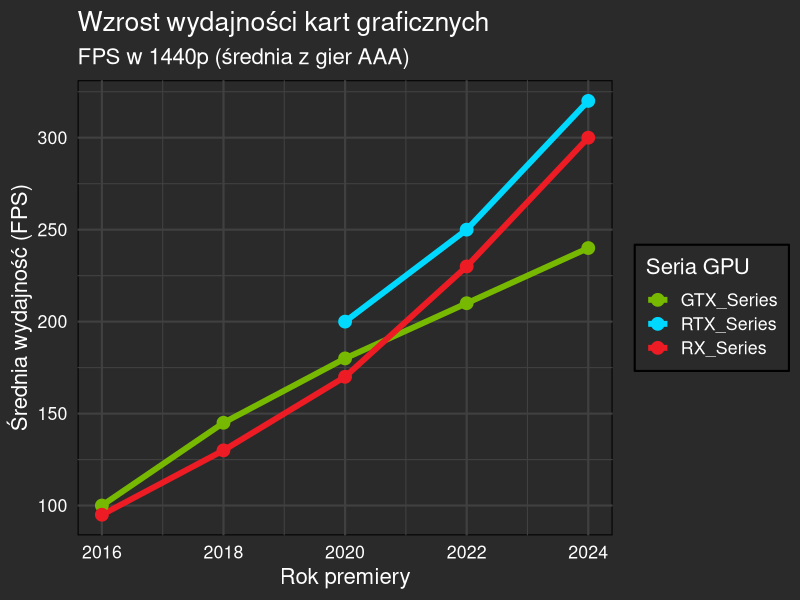
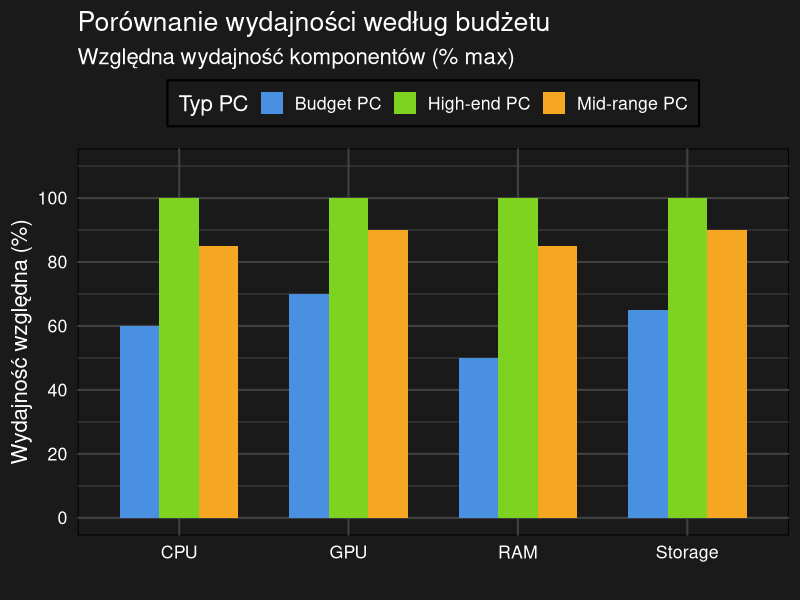
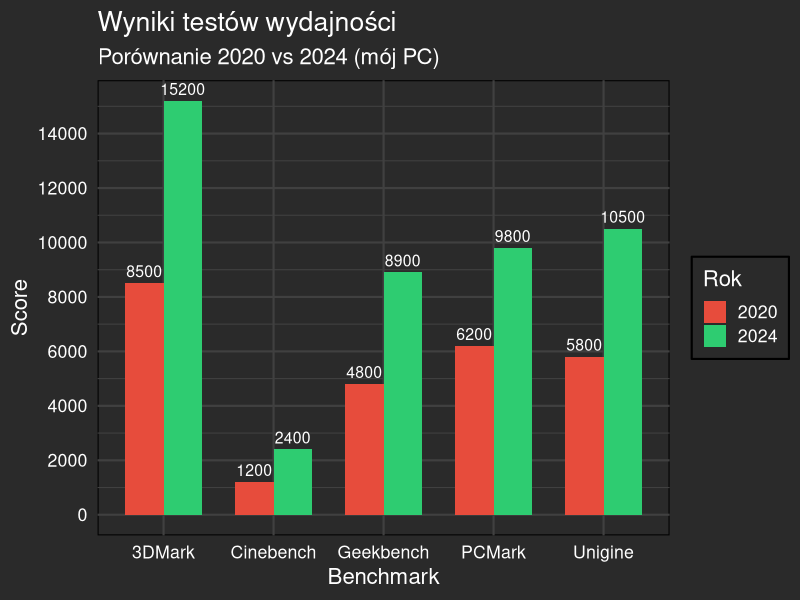
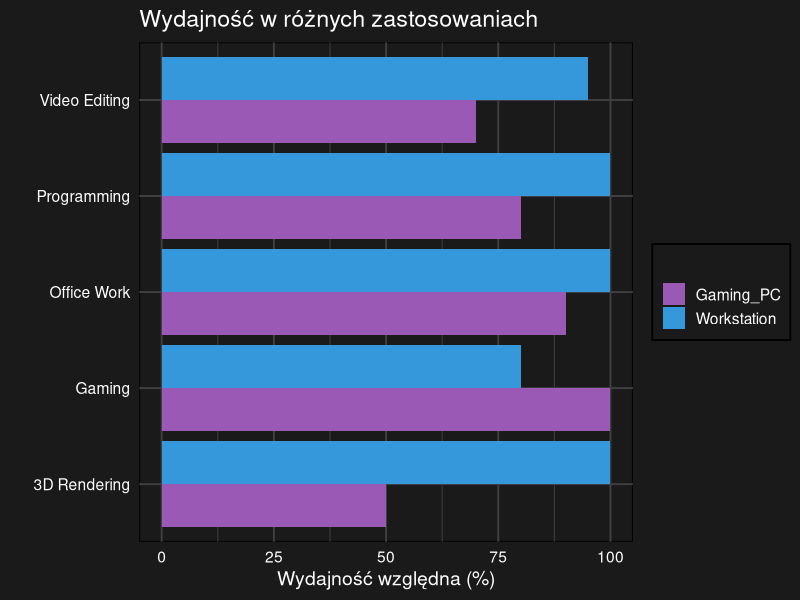

The R source for these figures, in order:
## ---- chunk 1
#| echo: false
#| fig-width: 10
#| fig-height: 6

library(ggplot2)
library(dplyr)

# Dane o ewolucji GPU
gpu_evolution <- data.frame(
  Rok = c(2016, 2018, 2020, 2022, 2024),
  GTX_Series = c(100, 145, 180, 210, 240),
  RTX_Series = c(NA, NA, 200, 250, 320),
  RX_Series = c(95, 130, 170, 230, 300)
)

gpu_evolution_long <- tidyr::pivot_longer(gpu_evolution, 
                                          cols = -Rok, 
                                          names_to = "Series", 
                                          values_to = "FPS")

ggplot(gpu_evolution_long, aes(x = Rok, y = FPS, color = Series, group = Series)) +
  geom_line(size = 2, na.rm = TRUE) +
  geom_point(size = 4, na.rm = TRUE) +
  labs(
    title = "Wzrost wydajności kart graficznych",
    subtitle = "FPS w 1440p (średnia z gier AAA)",
    x = "Rok premiery",
    y = "Średnia wydajność (FPS)",
    color = "Seria GPU"
  ) +
  theme_minimal(base_size = 16) +
  theme(
    plot.background = element_rect(fill = "#2a2a2a", color = NA),
    panel.background = element_rect(fill = "#2a2a2a"),
    text = element_text(color = "white"),
    axis.text = element_text(color = "white"),
    panel.grid = element_line(color = "#404040"),
    legend.background = element_rect(fill = "#2a2a2a"),
    legend.text = element_text(color = "white")
  ) +
  scale_color_manual(values = c("GTX_Series" = "#76B900", 
                                 "RTX_Series" = "#00D9FF",
                                 "RX_Series" = "#ED1C24")) +
  scale_y_continuous(breaks = seq(0, 350, 50))
## ---- chunk 2
#| echo: false
#| fig-width: 10
#| fig-height: 6

# Dane porównawcze różnych PC
komponenty <- data.frame(
  Komponent = rep(c("CPU", "GPU", "RAM", "Storage"), 3),
  Typ = rep(c("Budget PC", "Mid-range PC", "High-end PC"), each = 4),
  Wydajnosc = c(
    # Budget
    60, 70, 50, 65,
    # Mid-range
    85, 90, 85, 90,
    # High-end
    100, 100, 100, 100
  )
)

ggplot(komponenty, aes(x = Komponent, y = Wydajnosc, fill = Typ)) +
  geom_col(position = "dodge", width = 0.7) +
  labs(
    title = "Porównanie wydajności według budżetu",
    subtitle = "Względna wydajność komponentów (% max)",
    x = "",
    y = "Wydajność względna (%)",
    fill = "Typ PC"
  ) +
  theme_minimal(base_size = 16) +
  theme(
    plot.background = element_rect(fill = "#1a1a1a", color = NA),
    panel.background = element_rect(fill = "#1a1a1a"),
    text = element_text(color = "white"),
    axis.text = element_text(color = "white"),
    panel.grid = element_line(color = "#404040"),
    legend.background = element_rect(fill = "#1a1a1a"),
    legend.text = element_text(color = "white"),
    legend.position = "top"
  ) +
  scale_fill_manual(values = c("Budget PC" = "#4A90E2", 
                                "Mid-range PC" = "#F5A623",
                                "High-end PC" = "#7ED321")) +
  scale_y_continuous(breaks = seq(0, 100, 20), limits = c(0, 110))
## ---- chunk 3
#| echo: false
#| fig-width: 10
#| fig-height: 6

# Dane z różnych benchmarków
benchmark_data <- data.frame(
  Test = c("3DMark", "Cinebench", "Geekbench", "PCMark", "Unigine"),
  Score_2020 = c(8500, 1200, 4800, 6200, 5800),
  Score_2024 = c(15200, 2400, 8900, 9800, 10500)
)

benchmark_long <- tidyr::pivot_longer(benchmark_data, 
                                      cols = starts_with("Score"), 
                                      names_to = "Rok",
                                      names_prefix = "Score_",
                                      values_to = "Score")

ggplot(benchmark_long, aes(x = Test, y = Score, fill = Rok)) +
  geom_col(position = "dodge", width = 0.7) +
  geom_text(aes(label = Score), 
            position = position_dodge(width = 0.7),
            vjust = -0.5, color = "white", size = 4) +
  labs(
    title = "Wyniki testów wydajności",
    subtitle = "Porównanie 2020 vs 2024 (mój PC)",
    x = "Benchmark",
    y = "Score",
    fill = "Rok"
  ) +
  theme_minimal(base_size = 16) +
  theme(
    plot.background = element_rect(fill = "#2a2a2a", color = NA),
    panel.background = element_rect(fill = "#2a2a2a"),
    text = element_text(color = "white"),
    axis.text = element_text(color = "white"),
    panel.grid = element_line(color = "#404040"),
    legend.background = element_rect(fill = "#2a2a2a"),
    legend.text = element_text(color = "white")
  ) +
  scale_fill_manual(values = c("2020" = "#E74C3C", "2024" = "#2ECC71")) +
  scale_y_continuous(breaks = seq(0, 16000, 2000))
## ---- chunk 4
#| echo: false
#| fig-width: 10
#| fig-height: 5

# Porównanie zastosowań
zastosowania <- data.frame(
  Zadanie = c("Gaming", "Video Editing", "3D Rendering", 
              "Programming", "Office Work"),
  Gaming_PC = c(100, 70, 50, 80, 90),
  Workstation = c(80, 95, 100, 100, 100)
)

zastosowania_long <- tidyr::pivot_longer(zastosowania, 
                                          cols = -Zadanie,
                                          names_to = "Typ",
                                          values_to = "Wydajnosc")

ggplot(zastosowania_long, aes(x = Zadanie, y = Wydajnosc, fill = Typ)) +
  geom_col(position = "dodge") +
  coord_flip() +
  theme_minimal(base_size = 14) +
  theme(
    plot.background = element_rect(fill = "#1a1a1a", color = NA),
    panel.background = element_rect(fill = "#1a1a1a"),
    text = element_text(color = "white"),
    axis.text = element_text(color = "white"),
    panel.grid = element_line(color = "#404040"),
    legend.background = element_rect(fill = "#1a1a1a"),
    legend.text = element_text(color = "white")
  ) +
  labs(title = "Wydajność w różnych zastosowaniach",
       x = "", y = "Wydajność względna (%)", fill = "") +
  scale_fill_manual(values = c("Gaming_PC" = "#9B59B6", 
                                "Workstation" = "#3498DB"))
